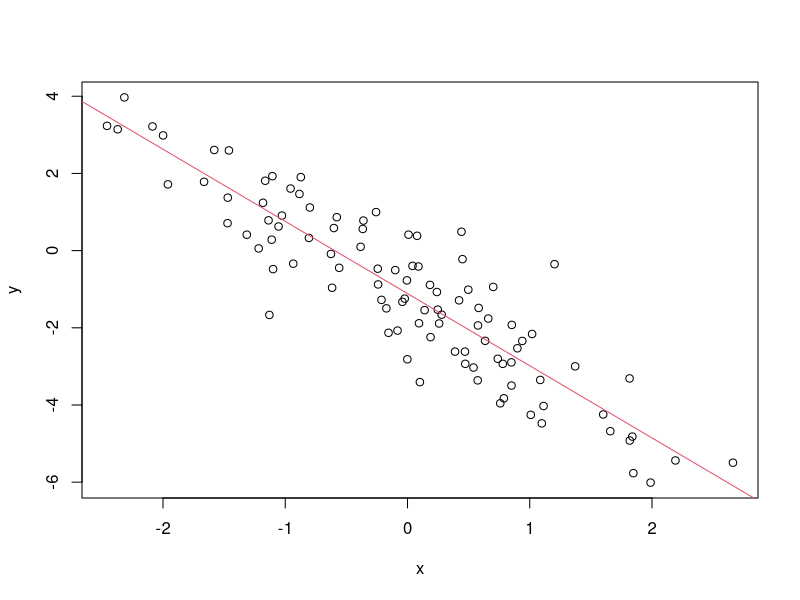
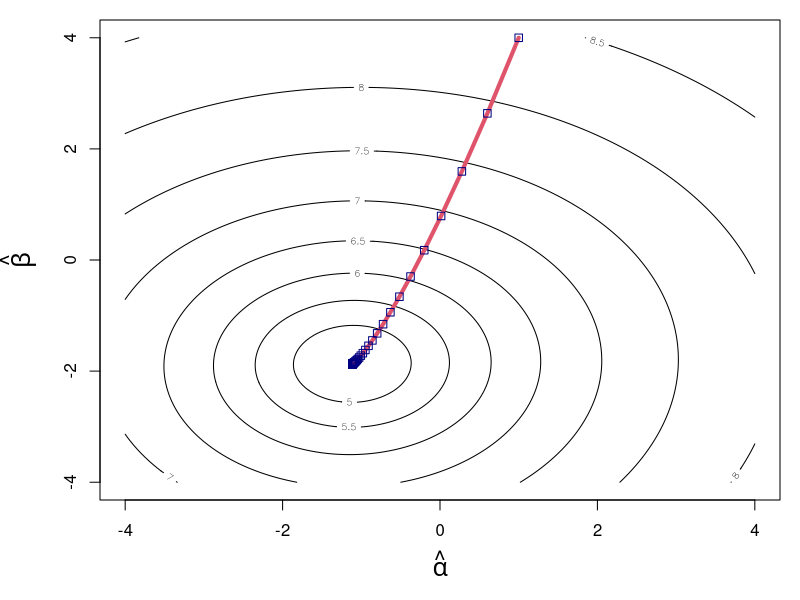

These figures' R source, in order:
#### R_Demo_AML_neuralnet_gradiant_decent_lm.R 
##########################################################################
## INSTRUCTOR: Christopher Fariss
## COURSE NAME: Programming and Simulation Methods for Computational Social Science (2W)
## University of Essex Summer School 2024
##
## Date: 2024-07-22
##
## Please e-mail me if you find any errors or have and suggestions
## e-mail: cjf0006@gmail.com
## e-mail: cjfariss@umich.edu
##
##########################################################################
## Introduction to tutorial:
##
## Overview of Gradient Decent for a linear model with two parameters (intercept and slope).
##
## Gradient decent is an iterative process used to find the best parameter value(s) in any model and especially a neural network.
##
##########################################################################


## load libraries
library(MASS)

## set learning rate this varies on the unit interval (0 to 1]
lr <- .2

n <- 100
x <- rnorm(n)

alpha <- -1
beta <- -2

y <- alpha + beta*x + rnorm(n)
plot(x=x, y=y)
fit <- lm(y ~ x)
summary(fit)
abline(reg=fit, col=2)

X_mat <- cbind(1,x)
head(X_mat)

# Start with a random guess
alpha_hat <- 1
beta_hat <- 4


iterations <- 100

loss <- NA
variance <- NA

y_hat <- matrix(NA, nrow=n, ncol=iterations)
y_error <- matrix(NA, nrow=n, ncol=iterations)
delta <- matrix(NA, nrow=2, ncol=iterations)

## sequential iterations to evaluate loss function
for (j in 1:iterations){
    
    ## calculate the predicted y_hat based on the observed x variable and the best guess of alpha and beta
    y_hat[,j] <- alpha_hat[j] + beta_hat[j] * x
    
    ## difference between the predicted y (y_hat) and y is the error for y
    y_error[,j] <- y_hat[,j] - y
    
    ## the estimated error is used to calculate the unexplained variance between y and y_hat, which is the sum of squared errors
    loss[j] <- sum(y_error[,j]^2)
    
    ## calculate the gradient at that point (this works because the errors are independent to the column vectors in X
    ##delta[1:2,j] <- (t(X_mat) %*% y_error[,j]) * (1/n)
    
    ##
    delta[1,j] <- sum(X_mat[,1] * y_error[,j])/n
    delta[2,j] <- sum(X_mat[,2] * y_error[,j])/n

    ## shift estimates along the gradient (+ function if y-y_hat; - function if y_hat-y)
    alpha_hat[j+1] <- alpha_hat[j] - (lr*delta[1,j])
    beta_hat[j+1] <- beta_hat[j] - (lr*delta[2,j])
}

## print lm summary from above
summary(fit)

## print the last value of the sequence of parameter estimates
alpha_hat[length(alpha_hat)]
beta_hat[length(beta_hat)]

## check lm fit
summary(lm(y~x))

## the least squares solution
solve(t(X_mat) %*% X_mat) %*% t(X_mat) %*% y

## note that these give distinct regression models because the covariance between alpha and beta are not included (so they are different from the one above)
solve(t(X_mat[,2]) %*% X_mat[,2]) %*% t(X_mat[,2]) %*% y
solve(t(X_mat[,1]) %*% X_mat[,1]) %*% t(X_mat[,1]) %*% y


## graph the values as a function of the loss statistic
ALPHA_seq <- seq(from=-4,4,.05)
BETA_seq <- seq(from=-4,4,.05)

LOSS <- matrix(NA, nrow=length(ALPHA_seq), ncol=length(BETA_seq))

## grid search for graphing
for(i in 1:length(ALPHA_seq)){
    for(j in 1:length(ALPHA_seq)){
        Y_hat <- ALPHA_seq[i] + BETA_seq[j] * X_mat[,2]
        LOSS[i,j] <- sum((y-Y_hat)^2)
    }
}

## plot the log loss
par(mar=c(5,5,1,1))
contour(ALPHA_seq, BETA_seq, log(LOSS), xlab=expression(hat(alpha)), ylab=expression(hat(beta)), cex.lab=1.5)
lines(alpha_hat, beta_hat, col=2, lwd=4)
points(alpha_hat, beta_hat, col="navy", pch=.5)
